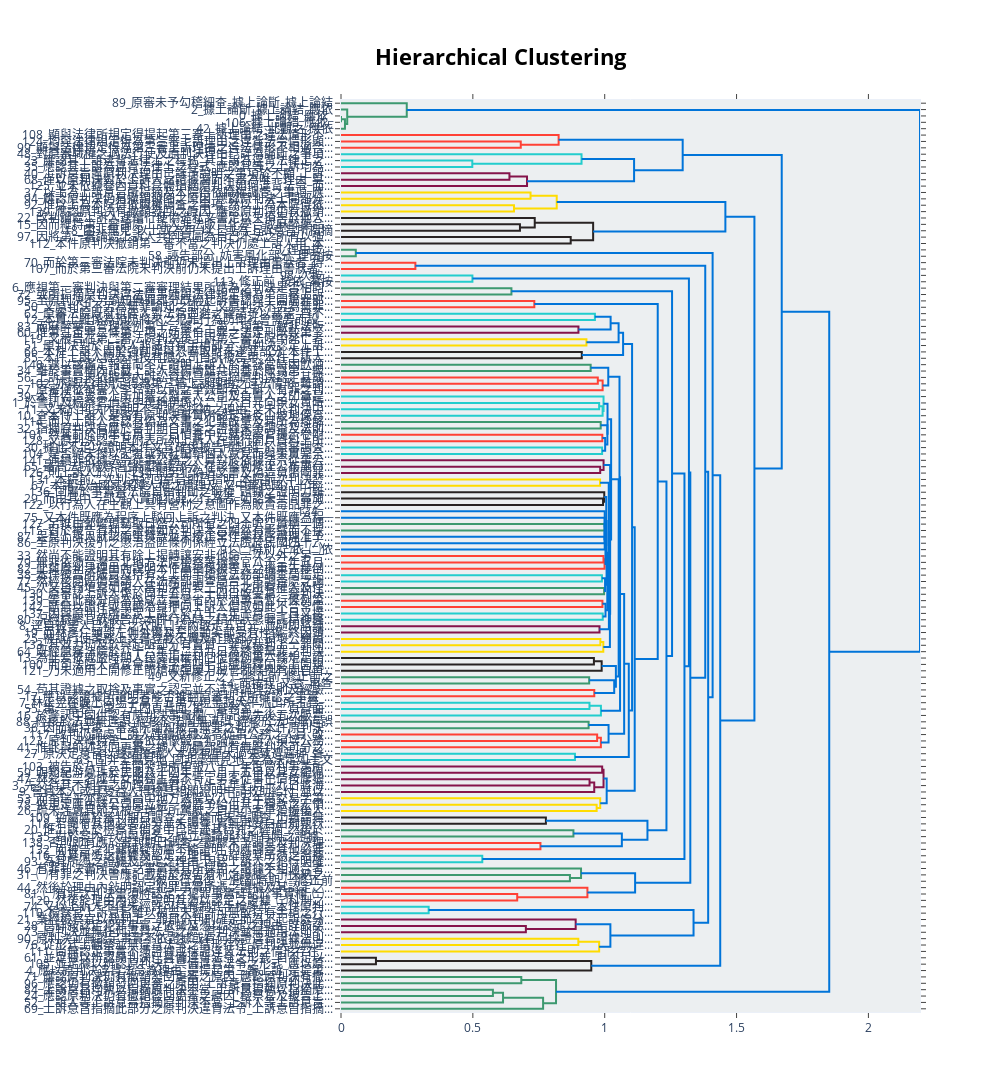

The notebook cell saved with this chart:
### Code cell
topic_model.visualize_hierarchy()

### Figure 1 — Plotly figure (JSON) as saved in the notebook; plotly's stock layout.template omitted (floating-point values rounded to 4 significant figures; data arrays with more than 128 entries replaced by an {"elided": "..."} marker saying what was removed)
{"data": [{"hoverinfo": "text", "marker": {"color": "rgb(61,153,112)"}, "mode": "lines", "type": "scatter", "x": [0, 0, 0, 0], "xaxis": "x", "y": [-25, -25, -35, -35], "yaxis": "y"}, {"hoverinfo": "text", "marker": {"color": "rgb(61,153,112)"}, "mode": "lines", "type": "scatter", "x": [0, 0.01502, 0.01502, 0], "xaxis": "x", "y": [-30, -30, -45, -45], "yaxis": "y"}, {"hoverinfo": "text", "marker": {"color": "rgb(61,153,112)"}, "mode": "lines", "type": "scatter", "x": [0, 0.02359, 0.02359, 0.01502], "xaxis": "x", "y": [-15, -15, -37.5, -37.5], "yaxis": "y"}, {"hoverinfo": "text", "marker": {"color": "rgb(61,153,112)"}, "mode": "lines", "type": "scatter", "x": [0, 0.2493, 0.2493, 0.02359], "xaxis": "x", "y": [-5, -5, -26.25, -26.25], "yaxis": "y"}, {"hoverinfo": "text", "marker": {"color": "rgb(255,65,54)"}, "mode": "lines", "type": "scatter", "x": [0, 0.6817, 0.6817, 0], "xaxis": "x", "y": [-65, -65, -75, -75], "yaxis": "y"}, {"hoverinfo": "text", "marker": {"color": "rgb(255,65,54)"}, "mode": "lines", "type": "scatter", "x": [0, 0.8252, 0.8252, 0.6817], "xaxis": "x", "y": [-55, -55, -70, -70], "yaxis": "y"}, {"hoverinfo": "text", "marker": {"color": "rgb(35,205,205)"}, "mode": "lines", "type": "scatter", "x": [0, 0.4979, 0.4979, 0], "xaxis": "x", "y": [-95, -95, -105, -105], "yaxis": "y"}, {"hoverinfo": "text", "marker": {"color": "rgb(35,205,205)"}, "mode": "lines", "type": "scatter", "x": [0, 0.9121, 0.9121, 0.4979], "xaxis": "x", "y": [-85, -85, -100, -100], "yaxis": "y"}, {"hoverinfo": "text", "marker": {"color": "rgb(133,20,75)"}, "mode": "lines", "type": "scatter", "x": [0, 0.6387, 0.6387, 0], "xaxis": "x", "y": [-115, -115, -125, -125], "yaxis": "y"}, {"hoverinfo": "text", "marker": {"color": "rgb(133,20,75)"}, "mode": "lines", "type": "scatter", "x": [0.6387, 0.7054, 0.7054, 0], "xaxis": "x", "y": [-120, -120, -135, -135], "yaxis": "y"}, {"hoverinfo": "text", "marker": {"color": "rgb(0,116,217)"}, "mode": "lines", "type": "scatter", "x": [0.9121, 1.111, 1.111, 0.7054], "xaxis": "x", "y": [-92.5, -92.5, -127.5, -127.5], "yaxis": "y"}, {"hoverinfo": "text", "marker": {"color": "rgb(0,116,217)"}, "mode": "lines", "type": "scatter", "x": [0.8252, 1.296, 1.296, 1.111], "xaxis": "x", "y": [-62.5, -62.5, -110, -110], "yaxis": "y"}, {"hoverinfo": "text", "marker": {"color": "rgb(255,220,0)"}, "mode": "lines", "type": "scatter", "x": [0, 0.7188, 0.7188, 0], "xaxis": "x", "y": [-145, -145, -155, -155], "yaxis": "y"}, {"hoverinfo": "text", "marker": {"color": "rgb(255,220,0)"}, "mode": "lines", "type": "scatter", "x": [0, 0.656, 0.656, 0], "xaxis": "x", "y": [-165, -165, -175, -175], "yaxis": "y"}, {"hoverinfo": "text", "marker": {"color": "rgb(255,220,0)"}, "mode": "lines", "type": "scatter", "x": [0.7188, 0.818, 0.818, 0.656], "xaxis": "x", "y": [-150, -150, -170, -170], "yaxis": "y"}, {"hoverinfo": "text", "marker": {"color": "rgb(40,35,35)"}, "mode": "lines", "type": "scatter", "x": [0, 0.6786, 0.6786, 0], "xaxis": "x", "y": [-195, -195, -205, -205], "yaxis": "y"}, {"hoverinfo": "text", "marker": {"color": "rgb(40,35,35)"}, "mode": "lines", "type": "scatter", "x": [0, 0.7347, 0.7347, 0.6786], "xaxis": "x", "y": [-185, -185, -200, -200], "yaxis": "y"}, {"hoverinfo": "text", "marker": {"color": "rgb(40,35,35)"}, "mode": "lines", "type": "scatter", "x": [0, 0.8711, 0.8711, 0], "xaxis": "x", "y": [-215, -215, -225, -225], "yaxis": "y"}, {"hoverinfo": "text", "marker": {"color": "rgb(40,35,35)"}, "mode": "lines", "type": "scatter", "x": [0.7347, 0.9561, 0.9561, 0.8711], "xaxis": "x", "y": [-192.5, -192.5, -220, -220], "yaxis": "y"}, {"hoverinfo": "text", "marker": {"color": "rgb(0,116,217)"}, "mode": "lines", "type": "scatter", "x": [0.818, 1.458, 1.458, 0.9561], "xaxis": "x", "y": [-160, -160, -206.2, -206.2], "yaxis": "y"}, {"hoverinfo": "text", "marker": {"color": "rgb(61,153,112)"}, "mode": "lines", "type": "scatter", "x": [0, 0.05617, 0.05617, 0], "xaxis": "x", "y": [-235, -235, -245, -245], "yaxis": "y"}, {"hoverinfo": "text", "marker": {"color": "rgb(255,65,54)"}, "mode": "lines", "type": "scatter", "x": [0, 0.2821, 0.2821, 0], "xaxis": "x", "y": [-255, -255, -265, -265], "yaxis": "y"}, {"hoverinfo": "text", "marker": {"color": "rgb(35,205,205)"}, "mode": "lines", "type": "scatter", "x": [0, 0.4984, 0.4984, 0], "xaxis": "x", "y": [-275, -275, -285, -285], "yaxis": "y"}, {"hoverinfo": "text", "marker": {"color": "rgb(61,153,112)"}, "mode": "lines", "type": "scatter", "x": [0, 0.6463, 0.6463, 0], "xaxis": "x", "y": [-295, -295, -305, -305], "yaxis": "y"}, {"hoverinfo": "text", "marker": {"color": "rgb(255,65,54)"}, "mode": "lines", "type": "scatter", "x": [0, 0.7331, 0.7331, 0], "xaxis": "x", "y": [-315, -315, -325, -325], "yaxis": "y"}, {"hoverinfo": "text", "marker": {"color": "rgb(35,205,205)"}, "mode": "lines", "type": "scatter", "x": [0, 0.9628, 0.9628, 0], "xaxis": "x", "y": [-335, -335, -345, -345], "yaxis": "y"}, {"hoverinfo": "text", "marker": {"color": "rgb(133,20,75)"}, "mode": "lines", "type": "scatter", "x": [0, 0.9004, 0.9004, 0], "xaxis": "x", "y": [-355, -355, -365, -365], "yaxis": "y"}, {"hoverinfo": "text", "marker": {"color": "rgb(0,116,217)"}, "mode": "lines", "type": "scatter", "x": [0.9628, 1.022, 1.022, 0.9004], "xaxis": "x", "y": [-340, -340, -360, -360], "yaxis": "y"}, {"hoverinfo": "text", "marker": {"color": "rgb(255,220,0)"}, "mode": "lines", "type": "scatter", "x": [0, 0.9306, 0.9306, 0], "xaxis": "x", "y": [-375, -375, -385, -385], "yaxis": "y"}, {"hoverinfo": "text", "marker": {"color": "rgb(0,116,217)"}, "mode": "lines", "type": "scatter", "x": [1.022, 1.053, 1.053, 0.9306], "xaxis": "x", "y": [-350, -350, -380, -380], "yaxis": "y"}, {"hoverinfo": "text", "marker": {"color": "rgb(40,35,35)"}, "mode": "lines", "type": "scatter", "x": [0, 0.9131, 0.9131, 0], "xaxis": "x", "y": [-395, -395, -405, -405], "yaxis": "y"}, {"hoverinfo": "text", "marker": {"color": "rgb(0,116,217)"}, "mode": "lines", "type": "scatter", "x": [1.053, 1.07, 1.07, 0.9131], "xaxis": "x", "y": [-365, -365, -400, -400], "yaxis": "y"}, {"hoverinfo": "text", "marker": {"color": "rgb(61,153,112)"}, "mode": "lines", "type": "scatter", "x": [0, 0.9467, 0.9467, 0], "xaxis": "x", "y": [-415, -415, -425, -425], "yaxis": "y"}, {"hoverinfo": "text", "marker": {"color": "rgb(255,65,54)"}, "mode": "lines", "type": "scatter", "x": [0, 0.9738, 0.9738, 0], "xaxis": "x", "y": [-435, -435, -445, -445], "yaxis": "y"}, {"hoverinfo": "text", "marker": {"color": "rgb(255,65,54)"}, "mode": "lines", "type": "scatter", "x": [0.9738, 0.9922, 0.9922, 0], "xaxis": "x", "y": [-440, -440, -455, -455], "yaxis": "y"}, {"hoverinfo": "text", "marker": {"color": "rgb(0,116,217)"}, "mode": "lines", "type": "scatter", "x": [0.9467, 1.013, 1.013, 0.9922], "xaxis": "x", "y": [-420, -420, -447.5, -447.5], "yaxis": "y"}, {"hoverinfo": "text", "marker": {"color": "rgb(35,205,205)"}, "mode": "lines", "type": "scatter", "x": [0, 0.9789, 0.9789, 0], "xaxis": "x", "y": [-475, -475, -485, -485], "yaxis": "y"}, {"hoverinfo": "text", "marker": {"color": "rgb(35,205,205)"}, "mode": "lines", "type": "scatter", "x": [0.9789, 0.992, 0.992, 0], "xaxis": "x", "y": [-480, -480, -495, -495], "yaxis": "y"}, {"hoverinfo": "text", "marker": {"color": "rgb(35,205,205)"}, "mode": "lines", "type": "scatter", "x": [0, 0.9956, 0.9956, 0.992], "xaxis": "x", "y": [-465, -465, -487.5, -487.5], "yaxis": "y"}, {"hoverinfo": "text", "marker": {"color": "rgb(61,153,112)"}, "mode": "lines", "type": "scatter", "x": [0, 0.9848, 0.9848, 0], "xaxis": "x", "y": [-505, -505, -515, -515], "yaxis": "y"}, {"hoverinfo": "text", "marker": {"color": "rgb(255,65,54)"}, "mode": "lines", "type": "scatter", "x": [0, 0.991, 0.991, 0], "xaxis": "x", "y": [-525, -525, -535, -535], "yaxis": "y"}, {"hoverinfo": "text", "marker": {"color": "rgb(35,205,205)"}, "mode": "lines", "type": "scatter", "x": [0, 0.9901, 0.9901, 0], "xaxis": "x", "y": [-545, -545, -555, -555], "yaxis": "y"}, {"hoverinfo": "text", "marker": {"color": "rgb(0,116,217)"}, "mode": "lines", "type": "scatter", "x": [0.991, 1.002, 1.002, 0.9901], "xaxis": "x", "y": [-530, -530, -550, -550], "yaxis": "y"}, {"hoverinfo": "text", "marker": {"color": "rgb(0,116,217)"}, "mode": "lines", "type": "scatter", "x": [0.9848, 1.01, 1.01, 1.002], "xaxis": "x", "y": [-510, -510, -540, -540], "yaxis": "y"}, {"hoverinfo": "text", "marker": {"color": "rgb(0,116,217)"}, "mode": "lines", "type": "scatter", "x": [0.9956, 1.011, 1.011, 1.01], "xaxis": "x", "y": [-476.2, -476.2, -525, -525], "yaxis": "y"}, {"hoverinfo": "text", "marker": {"color": "rgb(133,20,75)"}, "mode": "lines", "type": "scatter", "x": [0, 0.9829, 0.9829, 0], "xaxis": "x", "y": [-575, -575, -585, -585], "yaxis": "y"}, {"hoverinfo": "text", "marker": {"color": "rgb(133,20,75)"}, "mode": "lines", "type": "scatter", "x": [0, 0.9957, 0.9957, 0.9829], "xaxis": "x", "y": [-565, -565, -580, -580], "yaxis": "y"}, {"hoverinfo": "text", "marker": {"color": "rgb(255,220,0)"}, "mode": "lines", "type": "scatter", "x": [0, 0.9824, 0.9824, 0], "xaxis": "x", "y": [-595, -595, -605, -605], "yaxis": "y"}, {"hoverinfo": "text", "marker": {"color": "rgb(40,35,35)"}, "mode": "lines", "type": "scatter", "x": [0, 0.9937, 0.9937, 0], "xaxis": "x", "y": [-625, -625, -635, -635], "yaxis": "y"}, {"hoverinfo": "text", "marker": {"color": "rgb(40,35,35)"}, "mode": "lines", "type": "scatter", "x": [0, 0.9983, 0.9983, 0.9937], "xaxis": "x", "y": [-615, -615, -630, -630], "yaxis": "y"}, {"hoverinfo": "text", "marker": {"color": "rgb(61,153,112)"}, "mode": "lines", "type": "scatter", "x": [0, 1.0, 1.0, 0], "xaxis": "x", "y": [-665, -665, -675, -675], "yaxis": "y"}, {"hoverinfo": "text", "marker": {"color": "rgb(0,116,217)"}, "mode": "lines", "type": "scatter", "x": [0, 1, 1, 1.0], "xaxis": "x", "y": [-655, -655, -670, -670], "yaxis": "y"}, {"hoverinfo": "text", "marker": {"color": "rgb(0,116,217)"}, "mode": "lines", "type": "scatter", "x": [0, 1, 1, 0], "xaxis": "x", "y": [-685, -685, -695, -695], "yaxis": "y"}, {"hoverinfo": "text", "marker": {"color": "rgb(0,116,217)"}, "mode": "lines", "type": "scatter", "x": [1, 1, 1, 1], "xaxis": "x", "y": [-662.5, -662.5, -690, -690], "yaxis": "y"}, {"hoverinfo": "text", "marker": {"color": "rgb(0,116,217)"}, "mode": "lines", "type": "scatter", "x": [1, 1, 1, 0], "xaxis": "x", "y": [-676.2, -676.2, -705, -705], "yaxis": "y"}, {"hoverinfo": "text", "marker": {"color": "rgb(0,116,217)"}, "mode": "lines", "type": "scatter", "x": [0, 1, 1, 1], "xaxis": "x", "y": [-645, -645, -690.6, -690.6], "yaxis": "y"}, {"hoverinfo": "text", "marker": {"color": "rgb(255,65,54)"}, "mode": "lines", "type": "scatter", "x": [0, 0.9954, 0.9954, 0], "xaxis": "x", "y": [-715, -715, -725, -725], "yaxis": "y"}, {"hoverinfo": "text", "marker": {"color": "rgb(255,65,54)"}, "mode": "lines", "type": "scatter", "x": [0.9954, 0.9994, 0.9994, 0], "xaxis": "x", "y": [-720, -720, -735, -735], "yaxis": "y"}, {"hoverinfo": "text", "marker": {"color": "rgb(0,116,217)"}, "mode": "lines", "type": "scatter", "x": [1, 1.003, 1.003, 0.9994], "xaxis": "x", "y": [-667.8, -667.8, -727.5, -727.5], "yaxis": "y"}, {"hoverinfo": "text", "marker": {"color": "rgb(0,116,217)"}, "mode": "lines", "type": "scatter", "x": [0.9983, 1.006, 1.006, 1.003], "xaxis": "x", "y": [-622.5, -622.5, -697.7, -697.7], "yaxis": "y"}, {"hoverinfo": "text", "marker": {"color": "rgb(35,205,205)"}, "mode": "lines", "type": "scatter", "x": [0, 0.9894, 0.9894, 0], "xaxis": "x", "y": [-745, -745, -755, -755], "yaxis": "y"}, {"hoverinfo": "text", "marker": {"color": "rgb(61,153,112)"}, "mode": "lines", "type": "scatter", "x": [0, 0.9978, 0.9978, 0], "xaxis": "x", "y": [-765, -765, -775, -775], "yaxis": "y"}, {"hoverinfo": "text", "marker": {"color": "rgb(0,116,217)"}, "mode": "lines", "type": "scatter", "x": [0.9894, 1.001, 1.001, 0.9978], "xaxis": "x", "y": [-750, -750, -770, -770], "yaxis": "y"}, {"hoverinfo": "text", "marker": {"color": "rgb(0,116,217)"}, "mode": "lines", "type": "scatter", "x": [1.006, 1.007, 1.007, 1.001], "xaxis": "x", "y": [-660.1, -660.1, -760, -760], "yaxis": "y"}, {"hoverinfo": "text", "marker": {"color": "rgb(255,65,54)"}, "mode": "lines", "type": "scatter", "x": [0, 0.9914, 0.9914, 0], "xaxis": "x", "y": [-785, -785, -795, -795], "yaxis": "y"}, {"hoverinfo": "text", "marker": {"color": "rgb(35,205,205)"}, "mode": "lines", "type": "scatter", "x": [0, 0.9925, 0.9925, 0], "xaxis": "x", "y": [-805, -805, -815, -815], "yaxis": "y"}, {"hoverinfo": "text", "marker": {"color": "rgb(0,116,217)"}, "mode": "lines", "type": "scatter", "x": [0.9914, 1.003, 1.003, 0.9925], "xaxis": "x", "y": [-790, -790, -810, -810], "yaxis": "y"}, {"hoverinfo": "text", "marker": {"color": "rgb(0,116,217)"}, "mode": "lines", "type": "scatter", "x": [1.007, 1.01, 1.01, 1.003], "xaxis": "x", "y": [-710.0, -710.0, -800, -800], "yaxis": "y"}, {"hoverinfo": "text", "marker": {"color": "rgb(0,116,217)"}, "mode": "lines", "type": "scatter", "x": [0.9824, 1.015, 1.015, 1.01], "xaxis": "x", "y": [-600, -600, -755.0, -755.0], "yaxis": "y"}, {"hoverinfo": "text", "marker": {"color": "rgb(133,20,75)"}, "mode": "lines", "type": "scatter", "x": [0, 0.9803, 0.9803, 0], "xaxis": "x", "y": [-825, -825, -835, -835], "yaxis": "y"}, {"hoverinfo": "text", "marker": {"color": "rgb(0,116,217)"}, "mode": "lines", "type": "scatter", "x": [1.015, 1.016, 1.016, 0.9803], "xaxis": "x", "y": [-677.5, -677.5, -830, -830], "yaxis": "y"}, {"hoverinfo": "text", "marker": {"color": "rgb(255,220,0)"}, "mode": "lines", "type": "scatter", "x": [0, 0.9835, 0.9835, 0], "xaxis": "x", "y": [-845, -845, -855, -855], "yaxis": "y"}, {"hoverinfo": "text", "marker": {"color": "rgb(255,220,0)"}, "mode": "lines", "type": "scatter", "x": [0.9835, 0.9947, 0.9947, 0], "xaxis": "x", "y": [-850, -850, -865, -865], "yaxis": "y"}, {"hoverinfo": "text", "marker": {"color": "rgb(0,116,217)"}, "mode": "lines", "type": "scatter", "x": [1.016, 1.02, 1.02, 0.9947], "xaxis": "x", "y": [-753.8, -753.8, -857.5, -857.5], "yaxis": "y"}, {"hoverinfo": "text", "marker": {"color": "rgb(0,116,217)"}, "mode": "lines", "type": "scatter", "x": [0.9957, 1.021, 1.021, 1.02], "xaxis": "x", "y": [-572.5, -572.5, -805.6, -805.6], "yaxis": "y"}, {"hoverinfo": "text", "marker": {"color": "rgb(0,116,217)"}, "mode": "lines", "type": "scatter", "x": [1.011, 1.024, 1.024, 1.021], "xaxis": "x", "y": [-500.6, -500.6, -689.1, -689.1], "yaxis": "y"}, {"hoverinfo": "text", "marker": {"color": "rgb(40,35,35)"}, "mode": "lines", "type": "scatter", "x": [0, 0.959, 0.959, 0], "xaxis": "x", "y": [-875, -875, -885, -885], "yaxis": "y"}, {"hoverinfo": "text", "marker": {"color": "rgb(40,35,35)"}, "mode": "lines", "type": "scatter", "x": [0.959, 0.9885, 0.9885, 0], "xaxis": "x", "y": [-880, -880, -895, -895], "yaxis": "y"}, {"hoverinfo": "text", "marker": {"color": "rgb(61,153,112)"}, "mode": "lines", "type": "scatter", "x": [0, 0.9411, 0.9411, 0], "xaxis": "x", "y": [-905, -905, -915, -915], "yaxis": "y"}, {"hoverinfo": "text", "marker": {"color": "rgb(255,65,54)"}, "mode": "lines", "type": "scatter", "x": [0, 0.9604, 0.9604, 0], "xaxis": "x", "y": [-925, -925, -935, -935], "yaxis": "y"}, {"hoverinfo": "text", "marker": {"color": "rgb(0,116,217)"}, "mode": "lines", "type": "scatter", "x": [0.9411, 1.036, 1.036, 0.9604], "xaxis": "x", "y": [-910, -910, -930, -930], "yaxis": "y"}, {"hoverinfo": "text", "marker": {"color": "rgb(0,116,217)"}, "mode": "lines", "type": "scatter", "x": [0.9885, 1.042, 1.042, 1.036], "xaxis": "x", "y": [-887.5, -887.5, -920, -920], "yaxis": "y"}, {"hoverinfo": "text", "marker": {"color": "rgb(0,116,217)"}, "mode": "lines", "type": "scatter", "x": [1.024, 1.053, 1.053, 1.042], "xaxis": "x", "y": [-594.8, -594.8, -903.8, -903.8], "yaxis": "y"}, {"hoverinfo": "text", "marker": {"color": "rgb(0,116,217)"}, "mode": "lines", "type": "scatter", "x": [1.013, 1.056, 1.056, 1.053], "xaxis": "x", "y": [-433.8, -433.8, -749.3, -749.3], "yaxis": "y"}, {"hoverinfo": "text", "marker": {"color": "rgb(35,205,205)"}, "mode": "lines", "type": "scatter", "x": [0, 0.9423, 0.9423, 0], "xaxis": "x", "y": [-945, -945, -955, -955], "yaxis": "y"}, {"hoverinfo": "text", "marker": {"color": "rgb(35,205,205)"}, "mode": "lines", "type": "scatter", "x": [0.9423, 0.9856, 0.9856, 0], "xaxis": "x", "y": [-950, -950, -965, -965], "yaxis": "y"}, {"hoverinfo": "text", "marker": {"color": "rgb(0,116,217)"}, "mode": "lines", "type": "scatter", "x": [1.056, 1.058, 1.058, 0.9856], "xaxis": "x", "y": [-591.5, -591.5, -957.5, -957.5], "yaxis": "y"}, {"hoverinfo": "text", "marker": {"color": "rgb(61,153,112)"}, "mode": "lines", "type": "scatter", "x": [0, 0.939, 0.939, 0], "xaxis": "x", "y": [-975, -975, -985, -985], "yaxis": "y"}, {"hoverinfo": "text", "marker": {"color": "rgb(255,65,54)"}, "mode": "lines", "type": "scatter", "x": [0, 0.9713, 0.9713, 0], "xaxis": "x", "y": [-995, -995, -1005, -1005], "yaxis": "y"}, {"hoverinfo": "text", "marker": {"color": "rgb(255,65,54)"}, "mode": "lines", "type": "scatter", "x": [0.9713, 0.9855, 0.9855, 0], "xaxis": "x", "y": [-1000, -1000, -1015, -1015], "yaxis": "y"}, {"hoverinfo": "text", "marker": {"color": "rgb(0,116,217)"}, "mode": "lines", "type": "scatter", "x": [0.939, 1.015, 1.015, 0.9855], "xaxis": "x", "y": [-980, -980, -1008.0, -1008.0], "yaxis": "y"}, {"hoverinfo": "text", "marker": {"color": "rgb(0,116,217)"}, "mode": "lines", "type": "scatter", "x": [1.058, 1.074, 1.074, 1.015], "xaxis": "x", "y": [-774.5, -774.5, -993.8, -993.8], "yaxis": "y"}, {"hoverinfo": "text", "marker": {"color": "rgb(35,205,205)"}, "mode": "lines", "type": "scatter", "x": [0, 0.8871, 0.8871, 0], "xaxis": "x", "y": [-1025, -1025, -1035, -1035], "yaxis": "y"}, {"hoverinfo": "text", "marker": {"color": "rgb(0,116,217)"}, "mode": "lines", "type": "scatter", "x": [1.074, 1.091, 1.091, 0.8871], "xaxis": "x", "y": [-884.1, -884.1, -1030, -1030], "yaxis": "y"}, {"hoverinfo": "text", "marker": {"color": "rgb(0,116,217)"}, "mode": "lines", "type": "scatter", "x": [1.07, 1.104, 1.104, 1.091], "xaxis": "x", "y": [-382.5, -382.5, -957.1, -957.1], "yaxis": "y"}, {"hoverinfo": "text", "marker": {"color": "rgb(133,20,75)"}, "mode": "lines", "type": "scatter", "x": [0, 0.9904, 0.9904, 0], "xaxis": "x", "y": [-1045, -1045, -1055, -1055], "yaxis": "y"}, {"hoverinfo": "text", "marker": {"color": "rgb(133,20,75)"}, "mode": "lines", "type": "scatter", "x": [0, 0.9425, 0.9425, 0], "xaxis": "x", "y": [-1065, -1065, -1075, -1075], "yaxis": "y"}, {"hoverinfo": "text", "marker": {"color": "rgb(133,20,75)"}, "mode": "lines", "type": "scatter", "x": [0.9425, 0.9603, 0.9603, 0], "xaxis": "x", "y": [-1070, -1070, -1085, -1085], "yaxis": "y"}, {"hoverinfo": "text", "marker": {"color": "rgb(133,20,75)"}, "mode": "lines", "type": "scatter", "x": [0.9904, 0.9956, 0.9956, 0.9603], "xaxis": "x", "y": [-1050, -1050, -1078.0, -1078.0], "yaxis": "y"}, {"hoverinfo": "text", "marker": {"color": "rgb(255,220,0)"}, "mode": "lines", "type": "scatter", "x": [0, 0.9694, 0.9694, 0], "xaxis": "x", "y": [-1105, -1105, -1115, -1115], "yaxis": "y"}, {"hoverinfo": "text", "marker": {"color": "rgb(255,220,0)"}, "mode": "lines", "type": "scatter", "x": [0, 0.9829, 0.9829, 0.9694], "xaxis": "x", "y": [-1095, -1095, -1110, -1110], "yaxis": "y"}, {"hoverinfo": "text", "marker": {"color": "rgb(0,116,217)"}, "mode": "lines", "type": "scatter", "x": [0.9956, 1.007, 1.007, 0.9829], "xaxis": "x", "y": [-1064.0, -1064.0, -1102.0, -1102.0], "yaxis": "y"}, {"hoverinfo": "text", "marker": {"color": "rgb(0,116,217)"}, "mode": "lines", "type": "scatter", "x": [1.104, 1.114, 1.114, 1.007], "xaxis": "x", "y": [-669.8, -669.8, -1083.0, -1083.0], "yaxis": "y"}, {"hoverinfo": "text", "marker": {"color": "rgb(0,116,217)"}, "mode": "lines", "type": "scatter", "x": [0.7331, 1.201, 1.201, 1.114], "xaxis": "x", "y": [-320, -320, -876.5, -876.5], "yaxis": "y"}, {"hoverinfo": "text", "marker": {"color": "rgb(40,35,35)"}, "mode": "lines", "type": "scatter", "x": [0, 0.777, 0.777, 0], "xaxis": "x", "y": [-1125, -1125, -1135, -1135], "yaxis": "y"}, {"hoverinfo": "text", "marker": {"color": "rgb(61,153,112)"}, "mode": "lines", "type": "scatter", "x": [0, 0.8814, 0.8814, 0], "xaxis": "x", "y": [-1145, -1145, -1155, -1155], "yaxis": "y"}, {"hoverinfo": "text", "marker": {"color": "rgb(255,65,54)"}, "mode": "lines", "type": "scatter", "x": [0, 0.7563, 0.7563, 0], "xaxis": "x", "y": [-1165, -1165, -1175, -1175], "yaxis": "y"}, {"hoverinfo": "text", "marker": {"color": "rgb(0,116,217)"}, "mode": "lines", "type": "scatter", "x": [0.8814, 1.065, 1.065, 0.7563], "xaxis": "x", "y": [-1150, -1150, -1170, -1170], "yaxis": "y"}, {"hoverinfo": "text", "marker": {"color": "rgb(0,116,217)"}, "mode": "lines", "type": "scatter", "x": [0.777, 1.162, 1.162, 1.065], "xaxis": "x", "y": [-1130, -1130, -1160, -1160], "yaxis": "y"}, {"hoverinfo": "text", "marker": {"color": "rgb(0,116,217)"}, "mode": "lines", "type": "scatter", "x": [1.201, 1.234, 1.234, 1.162], "xaxis": "x", "y": [-598.2, -598.2, -1145, -1145], "yaxis": "y"}, {"hoverinfo": "text", "marker": {"color": "rgb(0,116,217)"}, "mode": "lines", "type": "scatter", "x": [0.6463, 1.255, 1.255, 1.234], "xaxis": "x", "y": [-300, -300, -871.6, -871.6], "yaxis": "y"}, {"hoverinfo": "text", "marker": {"color": "rgb(35,205,205)"}, "mode": "lines", "type": "scatter", "x": [0, 0.5358, 0.5358, 0], "xaxis": "x", "y": [-1185, -1185, -1195, -1195], "yaxis": "y"}, {"hoverinfo": "text", "marker": {"color": "rgb(0,116,217)"}, "mode": "lines", "type": "scatter", "x": [1.255, 1.302, 1.302, 0.5358], "xaxis": "x", "y": [-585.8, -585.8, -1190, -1190], "yaxis": "y"}, {"hoverinfo": "text", "marker": {"color": "rgb(0,116,217)"}, "mode": "lines", "type": "scatter", "x": [0.4984, 1.319, 1.319, 1.302], "xaxis": "x", "y": [-280, -280, -887.9, -887.9], "yaxis": "y"}, {"hoverinfo": "text", "marker": {"color": "rgb(61,153,112)"}, "mode": "lines", "type": "scatter", "x": [0, 0.8681, 0.8681, 0], "xaxis": "x", "y": [-1215, -1215, -1225, -1225], "yaxis": "y"}, {"hoverinfo": "text", "marker": {"color": "rgb(61,153,112)"}, "mode": "lines", "type": "scatter", "x": [0, 0.9103, 0.9103, 0.8681], "xaxis": "x", "y": [-1205, -1205, -1220, -1220], "yaxis": "y"}, {"hoverinfo": "text", "marker": {"color": "rgb(255,65,54)"}, "mode": "lines", "type": "scatter", "x": [0, 0.6682, 0.6682, 0], "xaxis": "x", "y": [-1245, -1245, -1255, -1255], "yaxis": "y"}, {"hoverinfo": "text", "marker": {"color": "rgb(255,65,54)"}, "mode": "lines", "type": "scatter", "x": [0, 0.9344, 0.9344, 0.6682], "xaxis": "x", "y": [-1235, -1235, -1250, -1250], "yaxis": "y"}, {"hoverinfo": "text", "marker": {"color": "rgb(0,116,217)"}, "mode": "lines", "type": "scatter", "x": [0.9103, 1.115, 1.115, 0.9344], "xaxis": "x", "y": [-1212.0, -1212.0, -1242.0, -1242.0], "yaxis": "y"}, {"hoverinfo": "text", "marker": {"color": "rgb(0,116,217)"}, "mode": "lines", "type": "scatter", "x": [1.319, 1.325, 1.325, 1.115], "xaxis": "x", "y": [-584.0, -584.0, -1228.0, -1228.0], "yaxis": "y"}, {"hoverinfo": "text", "marker": {"color": "rgb(0,116,217)"}, "mode": "lines", "type": "scatter", "x": [0.2821, 1.381, 1.381, 1.325], "xaxis": "x", "y": [-260, -260, -905.7, -905.7], "yaxis": "y"}, {"hoverinfo": "text", "marker": {"color": "rgb(35,205,205)"}, "mode": "lines", "type": "scatter", "x": [0, 0.3324, 0.3324, 0], "xaxis": "x", "y": [-1265, -1265, -1275, -1275], "yaxis": "y"}, {"hoverinfo": "text", "marker": {"color": "rgb(133,20,75)"}, "mode": "lines", "type": "scatter", "x": [0, 0.701, 0.701, 0], "xaxis": "x", "y": [-1295, -1295, -1305, -1305], "yaxis": "y"}, {"hoverinfo": "text", "marker": {"color": "rgb(133,20,75)"}, "mode": "lines", "type": "scatter", "x": [0, 0.8899, 0.8899, 0.701], "xaxis": "x", "y": [-1285, -1285, -1300, -1300], "yaxis": "y"}, {"hoverinfo": "text", "marker": {"color": "rgb(255,220,0)"}, "mode": "lines", "type": "scatter", "x": [0, 0.9, 0.9, 0], "xaxis": "x", "y": [-1315, -1315, -1325, -1325], "yaxis": "y"}, {"hoverinfo": "text", "marker": {"color": "rgb(255,220,0)"}, "mode": "lines", "type": "scatter", "x": [0.9, 0.9789, 0.9789, 0], "xaxis": "x", "y": [-1320, -1320, -1335, -1335], "yaxis": "y"}, {"hoverinfo": "text", "marker": {"color": "rgb(0,116,217)"}, "mode": "lines", "type": "scatter", "x": [0.8899, 1.022, 1.022, 0.9789], "xaxis": "x", "y": [-1292.0, -1292.0, -1328.0, -1328.0], "yaxis": "y"}, {"hoverinfo": "text", "marker": {"color": "rgb(0,116,217)"}, "mode": "lines", "type": "scatter", "x": [0.3324, 1.337, 1.337, 1.022], "xaxis": "x", "y": [-1270, -1270, -1310, -1310], "yaxis": "y"}, {"hoverinfo": "text", "marker": {"color": "rgb(0,116,217)"}, "mode": "lines", "type": "scatter", "x": [1.381, 1.392, 1.392, 1.337], "xaxis": "x", "y": [-582.9, -582.9, -1290, -1290], "yaxis": "y"}, {"hoverinfo": "text", "marker": {"color": "rgb(0,116,217)"}, "mode": "lines", "type": "scatter", "x": [0.05617, 1.409, 1.409, 1.392], "xaxis": "x", "y": [-240, -240, -936.4, -936.4], "yaxis": "y"}, {"hoverinfo": "text", "marker": {"color": "rgb(40,35,35)"}, "mode": "lines", "type": "scatter", "x": [0, 0.1325, 0.1325, 0], "xaxis": "x", "y": [-1345, -1345, -1355, -1355], "yaxis": "y"}, {"hoverinfo": "text", "marker": {"color": "rgb(40,35,35)"}, "mode": "lines", "type": "scatter", "x": [0.1325, 0.9491, 0.9491, 0], "xaxis": "x", "y": [-1350, -1350, -1365, -1365], "yaxis": "y"}, {"hoverinfo": "text", "marker": {"color": "rgb(0,116,217)"}, "mode": "lines", "type": "scatter", "x": [1.409, 1.438, 1.438, 0.9491], "xaxis": "x", "y": [-588.2, -588.2, -1358.0, -1358.0], "yaxis": "y"}, {"hoverinfo": "text", "marker": {"color": "rgb(0,116,217)"}, "mode": "lines", "type": "scatter", "x": [1.458, 1.568, 1.568, 1.438], "xaxis": "x", "y": [-183.1, -183.1, -972.9, -972.9], "yaxis": "y"}, {"hoverinfo": "text", "marker": {"color": "rgb(0,116,217)"}, "mode": "lines", "type": "scatter", "x": [1.296, 1.671, 1.671, 1.568], "xaxis": "x", "y": [-86.25, -86.25, -578.0, -578.0], "yaxis": "y"}, {"hoverinfo": "text", "marker": {"color": "rgb(61,153,112)"}, "mode": "lines", "type": "scatter", "x": [0, 0.6837, 0.6837, 0], "xaxis": "x", "y": [-1375, -1375, -1385, -1385], "yaxis": "y"}, {"hoverinfo": "text", "marker": {"color": "rgb(61,153,112)"}, "mode": "lines", "type": "scatter", "x": [0, 0.576, 0.576, 0], "xaxis": "x", "y": [-1395, -1395, -1405, -1405], "yaxis": "y"}, {"hoverinfo": "text", "marker": {"color": "rgb(61,153,112)"}, "mode": "lines", "type": "scatter", "x": [0.576, 0.6145, 0.6145, 0], "xaxis": "x", "y": [-1400, -1400, -1415, -1415], "yaxis": "y"}, {"hoverinfo": "text", "marker": {"color": "rgb(61,153,112)"}, "mode": "lines", "type": "scatter", "x": [0.6145, 0.7664, 0.7664, 0], "xaxis": "x", "y": [-1408.0, -1408.0, -1425, -1425], "yaxis": "y"}, {"hoverinfo": "text", "marker": {"color": "rgb(61,153,112)"}, "mode": "lines", "type": "scatter", "x": [0.6837, 0.8154, 0.8154, 0.7664], "xaxis": "x", "y": [-1380, -1380, -1416.0, -1416.0], "yaxis": "y"}, {"hoverinfo": "text", "marker": {"color": "rgb(0,116,217)"}, "mode": "lines", "type": "scatter", "x": [1.671, 1.851, 1.851, 0.8154], "xaxis": "x", "y": [-332.1, -332.1, -1398.0, -1398.0], "yaxis": "y"}, {"hoverinfo": "text", "marker": {"color": "rgb(0,116,217)"}, "mode": "lines", "type": "scatter", "x": [0.2493, 2.196, 2.196, 1.851], "xaxis": "x", "y": [-15.62, -15.62, -865.1, -865.1], "yaxis": "y"}], "layout": {"autosize": false, "height": 2345, "hoverlabel": {"bgcolor": "white", "font": {"family": "Rockwell", "size": 16}}, "hovermode": "closest", "plot_bgcolor": "#ECEFF1", "showlegend": false, "title": {"font": {"color": "Black", "size": 22}, "text": "<b>Hierarchical Clustering</b>", "x": 0.5, "xanchor": "center", "yanchor": "top"}, "width": 1000, "xaxis": {"mirror": "allticks", "rangemode": "tozero", "showgrid": false, "showline": true, "showticklabels": true, "ticks": "outside", "type": "linear", "zeroline": false}, "yaxis": {"mirror": "allticks", "range": [-1430, 0], "rangemode": "tozero", "showgrid": false, "showline": true, "showticklabels": true, "tickmode": "array", "ticks": "outside", "ticktext": {"elided": "143 str values"}, "tickvals": {"elided": "143 int values"}, "type": "linear", "zeroline": false}}}
